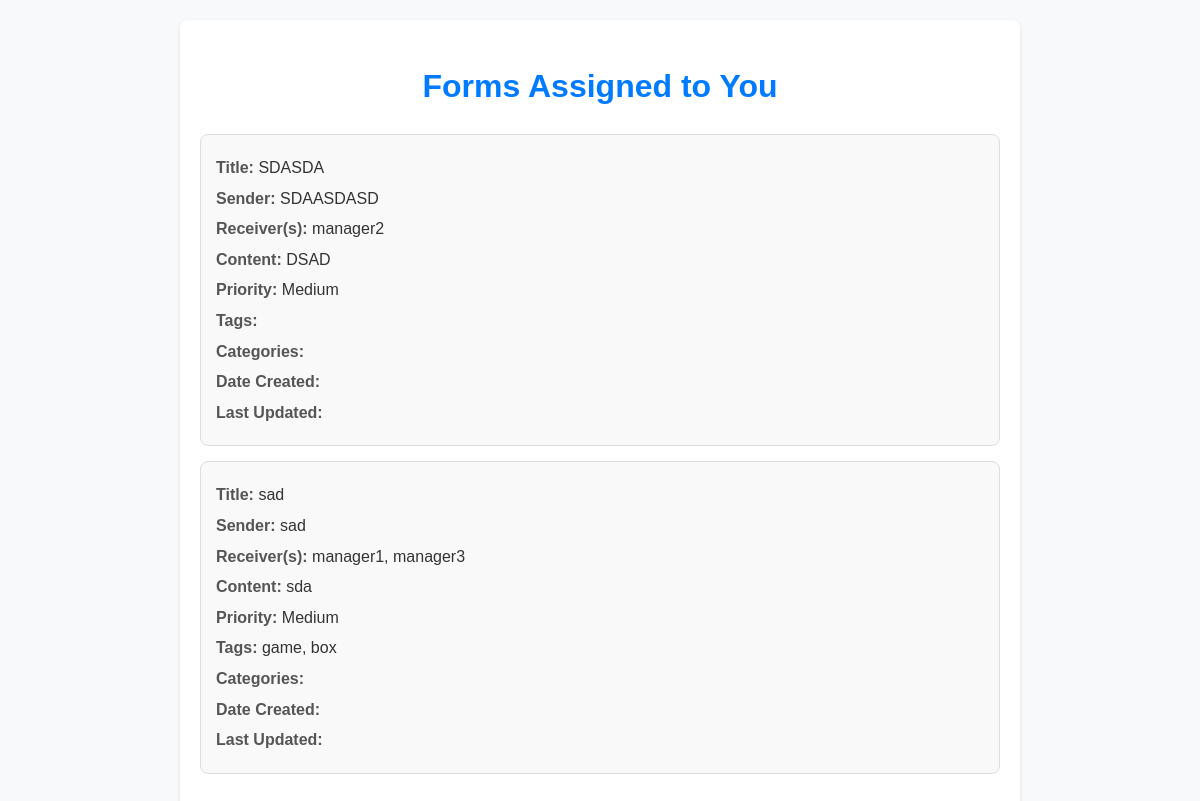
The app's page /assigned-forms/ (signed in), older data.
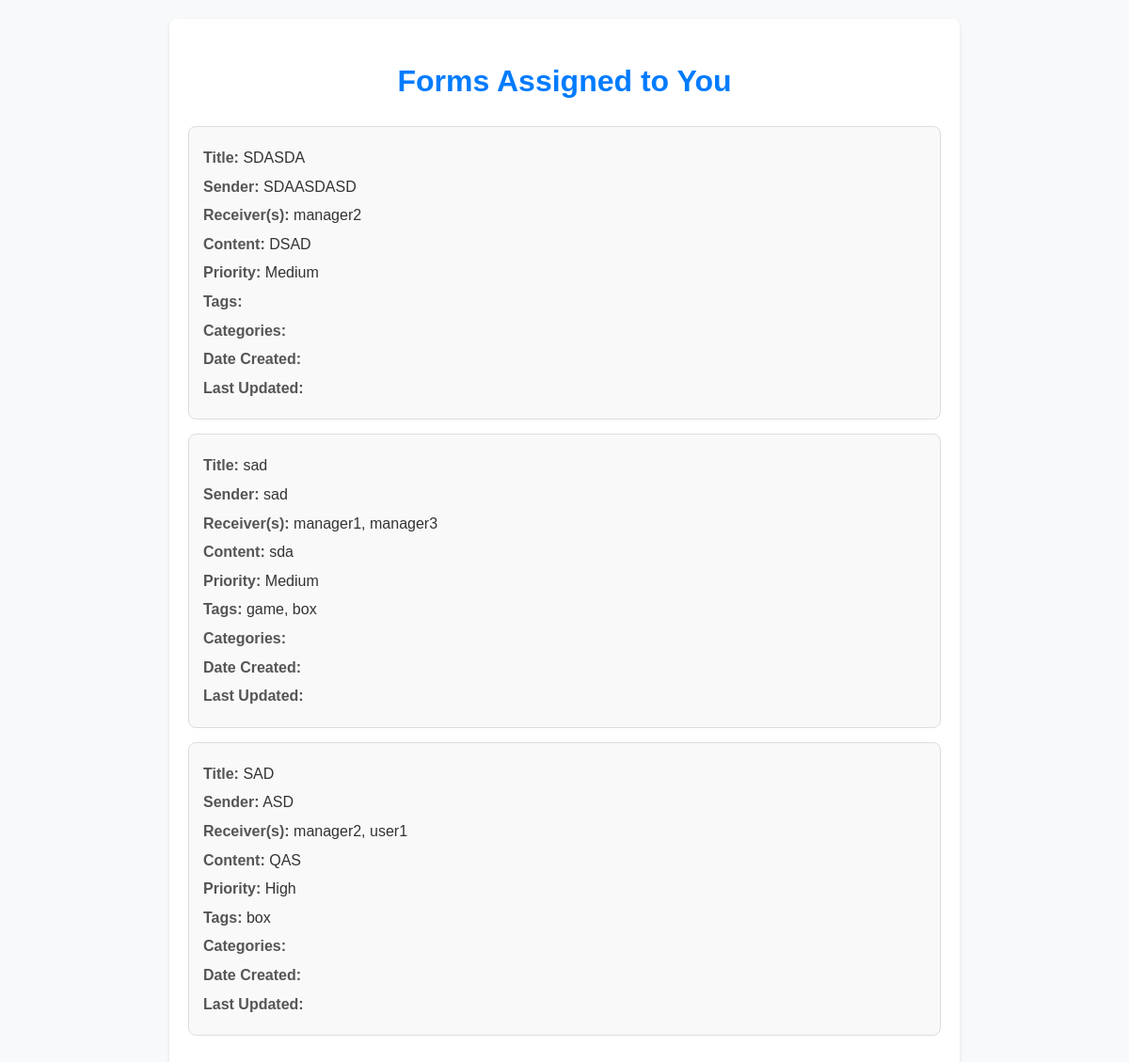
The same page, newer data.
### app/models.py (models this page shows, shortened)
class Form(models.Model):
    title = models.CharField(max_length=255)
    sender_signature = models.CharField(max_length=255)
    receiver = models.CharField(max_length=255)
    receiver_signature = models.CharField(max_length=255, blank=True)
    content = models.TextField()
    tags = models.ManyToManyField(Tag, related_name="forms", blank=True)
    category = models.ForeignKey(Category, on_delete=models.CASCADE, related_name="forms", null=True)
    users = models.ManyToManyField('app.CustomUser', blank=True)  # view-only users section
    sender_name = models.CharField(max_length=255)
    prioritize = models.BooleanField(default=False)
    priority = models.CharField(max_length=100, choices=[('High', 'High'), ('Medium', 'Medium'), ('Low', 'Low')], default='Medium')
    assigned_managers = models.ManyToManyField(CustomUser, related_name="assigned_forms", blank=True, limit_choices_to={'role': 'manager'})
    assigned_users = models.ManyToManyField(
        CustomUser,
        related_name="viewable_forms",
        blank=True,
        limit_choices_to={'role': 'user'}
    )
    allowed_managers = models.ManyToManyField(CustomUser, related_name='allowed_forms', blank=True)  # Add this line
    sender = models.CharField(max_length=100)
    verified = models.BooleanField(default=False)
    verified_by = models.ForeignKey(CustomUser, null=True, on_delete=models.SET_NULL, related_name='verified_forms', blank=True)
    verified_at = models.DateTimeField(null=True, blank=True)
    last_modified = models.DateTimeField(auto_now=True)
    class Meta:
        verbose_name = 'Form'
        verbose_name_plural = 'Forms'

class Tag(models.Model):
    name = models.CharField(max_length=50, unique=True)
    class Meta:
        verbose_name = 'Tag'
        verbose_name_plural = 'Tags'

### app/views.py (the view)
# urls.py: path('assigned-forms/', views.assigned_forms_view, name='assigned_forms'),
@login_required
def assigned_forms_view(request):
    current_user = request.user
    assigned_forms = Form.objects.filter(assigned_users=current_user).distinct()
    context = {
        'assigned_forms': assigned_forms,
    }
    return render(request, 'form/assigned-pages/assigned_forms.html', context)

### app/templates/form/assigned-pages/assigned_forms.html (shortened to what this page needs)
<!DOCTYPE html>
<html lang="en">
<head>
</head>
<body>
    <div class="container">
        <h1>Forms Assigned to You</h1>
        {% if assigned_forms %}
            {% for form in assigned_forms %}
                <div class="form-item">
                    <p><strong>Title:</strong> {{ form.title }}</p>
                    <p><strong>Sender:</strong> {{ form.sender_signature }}</p>
                    <p><strong>Receiver(s):</strong> {{ form.receiver }}</p>
                    <p><strong>Content:</strong> {{ form.content }}</p>
                    <p><strong>Priority:</strong> {{ form.priority }}</p>
                    <p><strong>Tags:</strong>
                        {% for tag in form.tags.all %}
                            {{ tag.name }}{% if not forloop.last %}, {% endif %}
                        {% endfor %}
                    </p>
                    <p><strong>Categories:</strong>
                    </p>
                    <p><strong>Date Created:</strong> {{ form.created_at|date:"F j, Y, g:i a" }}</p>
                    <p><strong>Last Updated:</strong> {{ form.updated_at|date:"F j, Y, g:i a" }}</p>
                </div>
            {% endfor %}
        {% else %}
            <div class="no-forms">
                <p>No forms assigned to you.</p>
            </div>
        {% endif %}
    </div>
</body>
</html>

Row changes from the older to the newer data that the page shows:
added Form: title "SAD", sender_signature "ASD", receiver "manager2, user1", content "QAS", priority "High", Tag (name "box")
